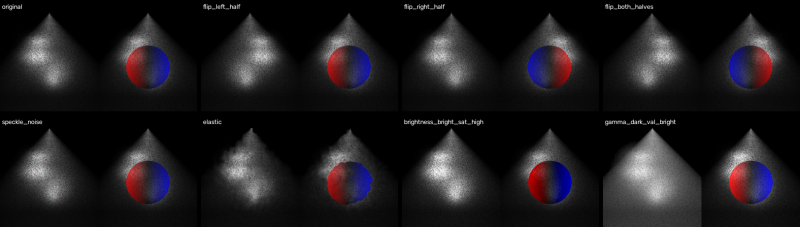
#> input picture examples/doppler.png, 1600 x 453 px (shown at 1/2 size); its folder holds only this picture in this run
$ python -i augmentation.py   (imports and definitions only)
#> lines starting #> are read from the running program, lines starting #| are printed output that depends on the picture
"""
================================================================================
Problème #1 — Augmentation de données : Images ultrasonores
================================================================================

3 catégories d'images :
  - simple      : une seule fenêtre, aucune contrainte.
  - doppler     : deux fenêtres côte à côte de même largeur.
                  Gauche = niveaux de gris | Droite = même image + couleurs Doppler.
  - independent : deux fenêtres côte à côte de même largeur.
                  Gauche et droite = deux vues différentes et indépendantes.

Chaque transformation doit conserver la définition de la catégorie.

structure du code:
  Section 1 : Fonctions génériques       : communes aux 3 catégories
  Section 2 : Fonctions photométriques   : gestion de la luminosité et des couleurs

  Section 3 : Fonctions d'augmentation par catégorie    : appliquer les fonctions de transformations aux images selon les catégories.
  Section 4 : Pipeline principal         : lecture, augmentation, sauvegarde

structure des dossiers attendus:
    dataset/
       simple/
       doppler/
       independent/
================================================================================
"""

import os
import cv2
import numpy as np
from pathlib import Path


# ==============================================================================
# Section 1 : Fonctions génériques
# Transformations applicables à toutes les catégories:
# flip vertical + rotation + zoom in + gaussian noise + speckle noise + salt pepper noise + gaussian blur + sharpen + elastic_deformation
# ==============================================================================

def flip_vertical(image):
    """
    Retourne l'image de haut en bas.
    valide pour les 3 catégories -> Le retournement haut/bas ne touche pas à la séparation gauche/droite (structure doppler préservée).
    """
    return cv2.flip(image, 0) # 0: flip horizontal , 1: vertical , -1: horizontal et vertical.


def rotate(image, angle):
    """
    pivote l'image autour du centre d'un angle donné (°) (< 0 sens horaire, > 0 anti-horaire) .
    Les bords laissés vides par la rotation sont remplis en noir.
    il faut que j'utilise des petits angles (exple: 5°, 10°, 15°), pour ne pas perdre la structure gauche/droit de la catégorie doppler.
    """
    h, w = image.shape[:2] # height & weight: image.shape : (hauteur, largeur) pour le niveaux gris, et (hauteur, largeur, canaux) pour image couleur
    center = (w // 2, h // 2)
    M = cv2.getRotationMatrix2D(center, angle, scale=1.0) # scale 1: ne pas changer la taille de l image après rotation.
    return cv2.warpAffine(image, M, (w, h),
                          borderMode=cv2.BORDER_CONSTANT, borderValue=0) # BORDER_CONSTANT: remplacer les zones vides par un pixel constant. borderValue=0 : couleur noire.


def zoom_in(image, factor=1.2):
    """
    zoom simulé: recadre la zone centrale de l'image : on coupe de façon sym des deux côtés.
    puis en la redimensionnant à la taille d'origine.
    exemple: factor=1.2 -> on garde 1/1.2 ≈ 83% du centre de l'image.
    """
    h, w = image.shape[:2]
    new_h = int(h / factor)
    new_w = int(w / factor)
    top  = (h - new_h) // 2
    left = (w - new_w) // 2
    cropped = image[top : top + new_h, left : left + new_w]
    return cv2.resize(cropped, (w, h), interpolation=cv2.INTER_LINEAR)


def add_gaussian_noise(image, std=15): # exemple std = 15 -> détermine le noveau du bruit (bruit modéré)
    """
    simule le bruit électronique d'un appareil
    bruit gaussien : j ajoute à chaque pixel une valeur aléatoire -> image granuleuse
    tirée d'une distribution normale (moyenne=0, écart-type=std). (std faible: bruit léger, std élevé: bruit fort)
    """
    noise = np.random.normal(0, std, image.shape).astype(np.float32) # donne une image (matrice) du bruit qu'on ajoutera à l'image réelle. .astype(np.float32): conversion en float pour faire l'addition
    noisy = image.astype(np.float32) + noise
    return np.clip(noisy, 0, 255).astype(np.uint8)


def add_speckle_noise(image, intensity=0.05):
    """
    Ajoute du bruit "speckle" (bruit multiplicatif).
    bruit gaussien : ajoute une valeur fixe, le speckle multiplie chaque pixel par un facteur légèrement aléatoire : pixel_sortie = pixel_entrée x (1 + valeur aléatoire)
    """
    noise = np.random.normal(0, intensity, image.shape).astype(np.float32)
    speckled = image.astype(np.float32) * (1.0 + noise)
    return np.clip(speckled, 0, 255).astype(np.uint8)


def add_salt_pepper_noise(image, prob=0.01):
    """
    bruit sel et poivre: certains pixels sont mis à blanc (sel=255) ou à noir (poivre=0) de façon aléatoire.
    prob=0.01 → 1% des pixels sont affectés.
    """
    noisy = image.copy()
    h, w = image.shape[:2]
    salt_mask   = np.random.rand(h, w) < prob
    pepper_mask = np.random.rand(h, w) < prob
    noisy[salt_mask]   = 255
    noisy[pepper_mask] = 0
    return noisy


def gaussian_blur(image, kernel_size=(3, 3)):
    """
    Applique un flou gaussien : chaque pixel est remplacé par la moyenne pondérée de ses voisins (pondération suit la loi normal, chaque pixel a son poid). L'image devient floue.
    exple: kernel_size=(3,3) -> flou léger . ça doit être impair pour avoir un pixel au centre.
    """
    return cv2.GaussianBlur(image, kernel_size, sigmaX=0) # sigmaX = 0 : auto calcul du std a partir du kernel size


def sharpen(image):
    """
    Accentue les contours et les détails de l'image (effet inverse du flou).
    On utilise un filtre de convolution qui renforce les différences entre un pixel et ses voisins.
    """
    kernel = np.array([
        [ 0, -1,  0],
        [-1,  5, -1],
        [ 0, -1,  0]
    ], dtype=np.float32) # filtre appliqué à chaque pixel : nouveau_pixel = 5 × pixel central - voisins (haut, bas, gauche, droite) -> accentue les contours.
    sharpened = cv2.filter2D(image, -1, kernel) # -1 : garder le même type de l'image
    return np.clip(sharpened, 0, 255).astype(np.uint8)


def elastic_deformation(image, alpha=30, sigma=4):
    """
    Déforme l'image de façon élastique.
    alpha : intensité de la déformation (plus grand = plus déformé)
    sigma : douceur de la déformation (plus grand = plus lisse)
    le médecin appuie plus ou moins fort avec la sonde ça déforme légèrement les tissus ..
    """
    h, w = image.shape[:2]
    # On génère deux champs de déplacement aléatoires (un horizontal, un vertical)
    # et on les lisse avec un flou gaussien pour obtenir une déformation douce
    dx = cv2.GaussianBlur( np.random.randn(h, w).astype(np.float32), (0, 0), sigma ) * alpha # np.random.randn(h, w): matrice aléatoire qui suit une loi normal.(0, 0):kernel automatique (dépend de sigma). sigma: controle de lissage
    dy = cv2.GaussianBlur( np.random.randn(h, w).astype(np.float32), (0, 0), sigma ) * alpha # déplacement vertical . alpha: force de la déformation
    # On crée une grille de coordonnées et on lui applique le déplacement
    x_grid, y_grid = np.meshgrid(np.arange(w), np.arange(h)) # np.arange(w): array qui part de 0 à w-1 / x_grid : coord x de chaque pixel.
    map_x = (x_grid + dx).astype(np.float32) # nouvelles positions des pixels
    map_y = (y_grid + dy).astype(np.float32)

    return cv2.remap(image, map_x, map_y,interpolation=cv2.INTER_LINEAR, borderMode=cv2.BORDER_REFLECT) # remap: fonction qui déforme l’image , BORDER_REFLECT : OpenCV réflechit l’image dans les bords


def is_grayscale(image):
    """
    Détecte si une image à 3 canaux est en réalité en niveaux de gris.
    cv2.imread renvoie toujours 3 canaux, même pour un fichier gris :
    on compare donc les canaux entre eux.
    """
    if len(image.shape) == 2:
        return True
    b, g, r = cv2.split(image)
    return np.array_equal(b, g) and np.array_equal(g, r)


# ==============================================================================
# Section 2 — Fonctions photométriques
# Modifications de luminosité, contraste, et couleur.
# ==============================================================================

# [27 lines left out: functions adjust_brightness, adjust_contrast, gamma_correction, not called in this run]


def adjust_hsv(image, s_factor=1.0, v_factor=1.0):
    """
    Modifie la saturation (S) et/ou la luminosité (V) d'une image colorée,
    ne pas toucher à la teinte (H = la couleur elle-même).
    s_factor : facteur pour la saturation  (ex : 0.7 = moins saturé)
    v_factor : facteur pour la luminosité  (ex : 1.3 = plus clair)
    """
    # convertir l'image de BGR (format OpenCV) vers HSV
    hsv = cv2.cvtColor(image, cv2.COLOR_BGR2HSV).astype(np.float32) #en BGR, modifier la luminosité peut changer la couleur. en HSV, je peux modifier la lumière sans casser la couleur

    # modifier S et V
    hsv[:, :, 1] = np.clip(hsv[:, :, 1] * s_factor, 0, 255)  # Saturation  # [h, w, canaux] = [:, :, 1]: canal 1 de HSV qui est S.
    hsv[:, :, 2] = np.clip(hsv[:, :, 2] * v_factor, 0, 255)  # Luminosité

    # reconvertir vers BGR
    return cv2.cvtColor(hsv.astype(np.uint8), cv2.COLOR_HSV2BGR)


# ==============================================================================
# Section 3 : Fonctions d'augmentation par catégorie
# ==============================================================================

def apply_common_transforms(image):
    """
    Applique toutes les transformations communes aux 3 catégories.
    Retourne une liste de tuples : (nom, image_transformée)

    """
    results = []

    # géo
    results.append(("flip_vertical",      flip_vertical(image)))
    results.append(("rotate_m15",         rotate(image, -15)))
    results.append(("rotate_m10",         rotate(image, -10)))
    results.append(("rotate_m5",          rotate(image,  -5)))
    results.append(("rotate_p5",          rotate(image,   5)))
    results.append(("rotate_p10",         rotate(image,  10)))
    results.append(("rotate_p15",         rotate(image,  15)))
    results.append(("zoom_in",            zoom_in(image, factor=1.2))) # 83%

    # bruit
    results.append(("gaussian_noise",     add_gaussian_noise(image, std=15))) # bruit additif
    results.append(("speckle_noise",      add_speckle_noise(image, intensity=0.05))) # bruit multiplicatif
    results.append(("salt_pepper",        add_salt_pepper_noise(image, prob=0.01)))

    # filtre
    results.append(("blur",               gaussian_blur(image, (3, 3))))
    results.append(("sharpen",            sharpen(image))) # image plus accentué

    # déformation
    results.append(("elastic",            elastic_deformation(image)))

    return results


# [13 lines left out: function apply_half_transforms, not called in this run]


def augment_simple(image):
    results = []

    # --- transformations communes ---
    results += apply_common_transforms(image)

    # --- flip horizontal ---
    results.append(("flip_horizontal", cv2.flip(image, 1)))

    # --- Photométrie ---
    is_color = not is_grayscale(image)

    if is_color:
        results.append(("val_dark",    adjust_hsv(image, v_factor=0.7)))
        results.append(("val_bright",  adjust_hsv(image, v_factor=1.3)))
        results.append(("sat_low",     adjust_hsv(image, s_factor=0.6)))
        results.append(("sat_high",    adjust_hsv(image, s_factor=1.4)))
    else:
        results.append(("brightness_dark",   adjust_brightness(image, 0.7)))
        results.append(("brightness_bright", adjust_brightness(image, 1.3)))
        results.append(("contrast_low",      adjust_contrast(image, 0.8)))
        results.append(("contrast_high",     adjust_contrast(image, 1.3)))
        results.append(("gamma_dark",        gamma_correction(image, 2.0)))
        results.append(("gamma_bright",      gamma_correction(image, 0.5)))

    return results


# [226 lines left out: functions augment_doppler, augment_independent, augment_dataset, not called in this run]


# [8 lines not run here, left out]

>>> import cv2
>>> picture = cv2.imread('examples/doppler.png')
#> picture is the input picture: shape (453, 1600, 3); mean B, G, R 29, 26.5, 29
>>> result = augment_simple(picture)
#> in zoom_in, `cropped = image[top : top + new_h, left : left + new_w]`:
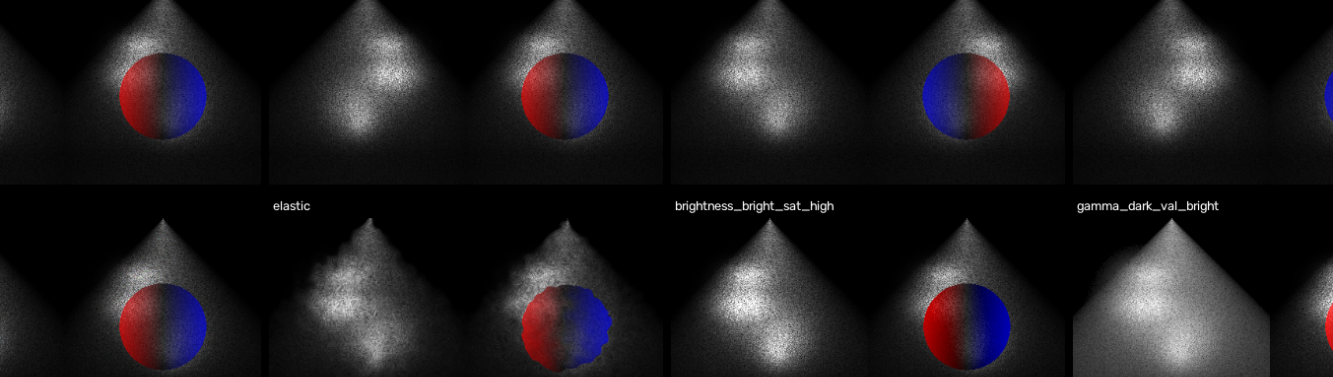
#> cropped: shape (377, 1333, 3); mean B, G, R 31.1, 28.4, 31.1
#> in add_gaussian_noise, `noisy = image.astype(np.float32) + noise`:
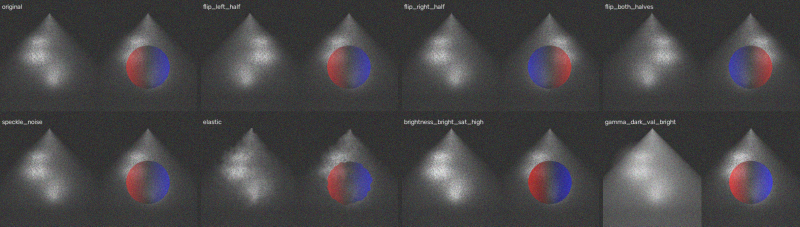
#> noisy: shape (453, 1600, 3) float32 (shown at 1/2 size); mean B, G, R 29, 26.6, 29; drawn with min black and max white
#> in elastic_deformation, `return cv2.remap(image, map_x, map_y,interpolation=cv2.INTER_LINEAR, b..`:
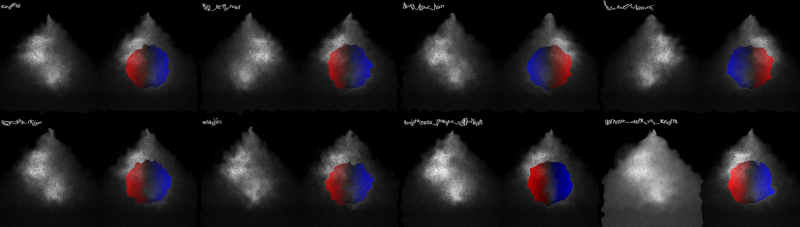
#> returned value: shape (453, 1600, 3) (shown at 1/2 size); mean of channels 0, 1, 2 29, 26.5, 29; drawn as B, G, R
#> in augment_simple, `results += apply_common_transforms(image)`: results = 14 items
#> in is_grayscale, `b, g, r = cv2.split(image)`:
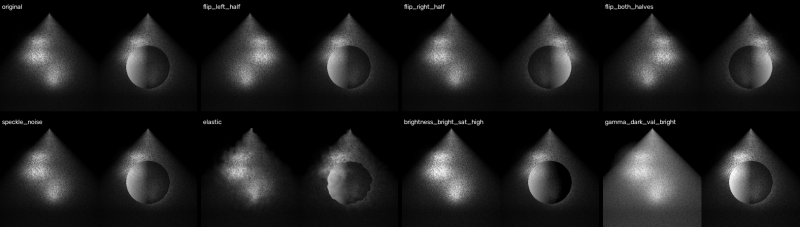
#> r: shape (453, 1600) (shown at 1/2 size); min 0, max 254, mean 29
#> in augment_simple, `is_color = not is_grayscale(image)`: is_color = True
#> call 3 of adjust_hsv, with s_factor = 0.6, v_factor = 1
#> in adjust_hsv (call 3), `hsv[:, :, 1] = np.clip(hsv[:, :, 1] * s_factor, 0, 255)`:
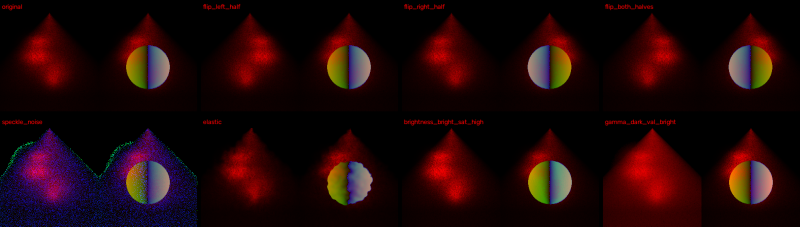
#> hsv: shape (453, 1600, 3) float32 (shown at 1/2 size); mean B, G, R 8.6, 7, 31.5
#> call 4 of adjust_hsv, with s_factor = 1.4, v_factor = 1
#> in adjust_hsv (call 4), `hsv[:, :, 1] = np.clip(hsv[:, :, 1] * s_factor, 0, 255)`:
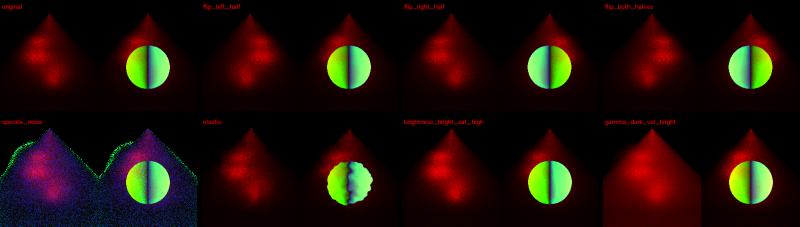
#> hsv: shape (453, 1600, 3) float32 (shown at 1/2 size); mean B, G, R 8.6, 15, 31.5
#> in adjust_hsv (call 4), `return cv2.cvtColor(hsv.astype(np.uint8), cv2.COLOR_HSV2BGR)`:
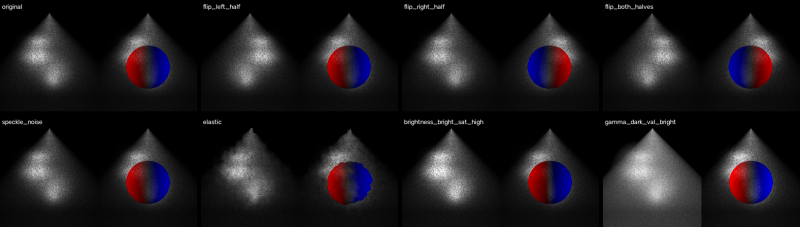
#> returned value: shape (453, 1600, 3) (shown at 1/2 size); mean B, G, R 28.3, 25.2, 28.3
#> result = 19 items

$ run again, on examples/independent.png
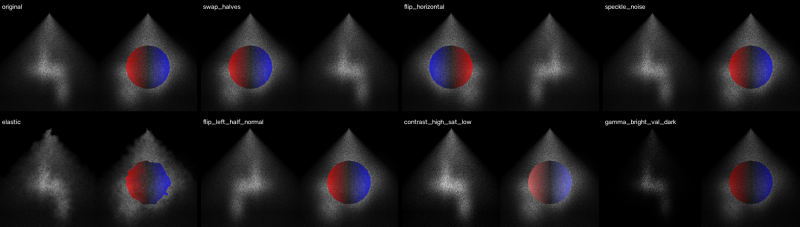
#> input picture examples/independent.png, 1600 x 453 px (shown at 1/2 size)
#> picture is the input picture: shape (453, 1600, 3); mean B, G, R 24.7, 22.6, 24.7
#> results = 14 items
#> is_color = True
#> in adjust_hsv (call 4), `hsv[:, :, 1] = np.clip(hsv[:, :, 1] * s_factor, 0, 255)`:
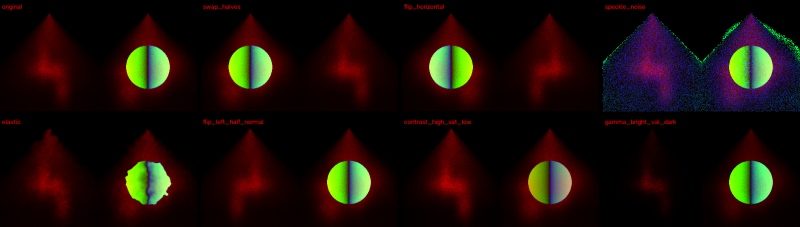
#> hsv: shape (453, 1600, 3) float32 (shown at 1/2 size); mean B, G, R 8.8, 13.8, 26.8
#> in adjust_hsv (call 4), `return cv2.cvtColor(hsv.astype(np.uint8), cv2.COLOR_HSV2BGR)`:
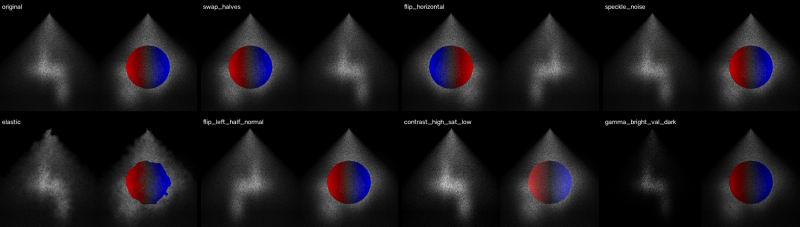
#> returned value: shape (453, 1600, 3) (shown at 1/2 size); mean B, G, R 24, 21.1, 23.9
#> result = 19 items

$ run again, on examples/simple.png
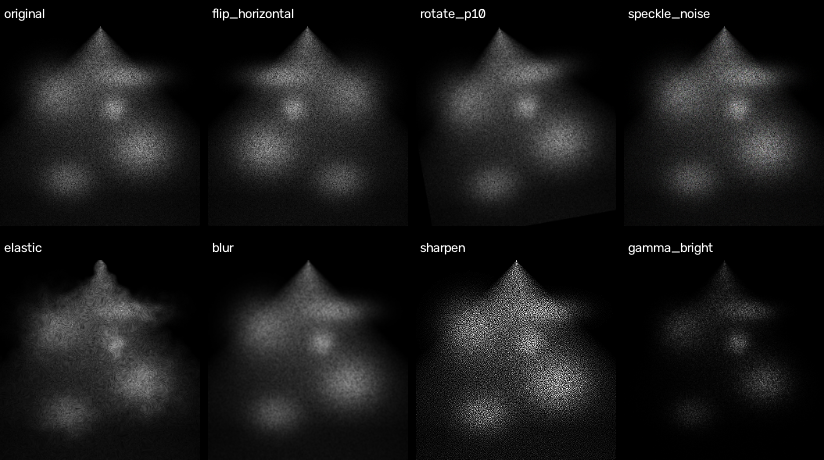
#> input picture examples/simple.png, 824 x 460 px
#> picture is the input picture: shape (460, 824, 3); mean B, G, R 24.9, 24.9, 24.9
#> in add_gaussian_noise, `noisy = image.astype(np.float32) + noise`:
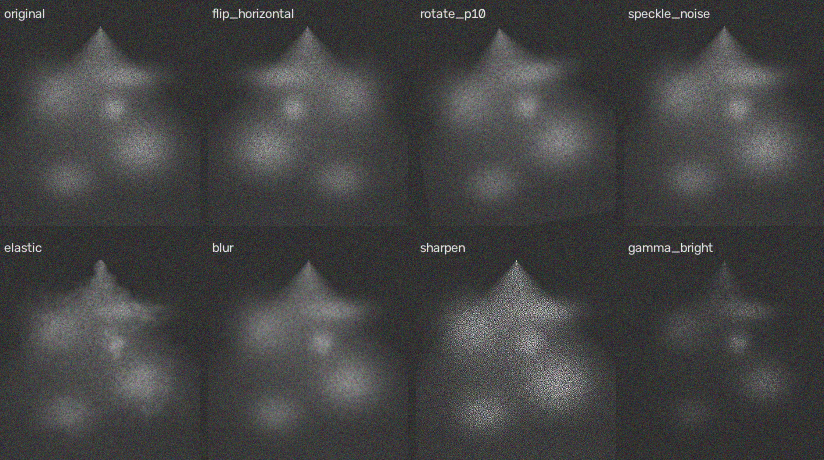
#> noisy: shape (460, 824, 3) float32; mean B, G, R 24.9, 24.9, 24.9; drawn with min black and max white
#> results = 14 items
#> is_color = True
#> in adjust_hsv (call 4), `hsv[:, :, 1] = np.clip(hsv[:, :, 1] * s_factor, 0, 255)`:
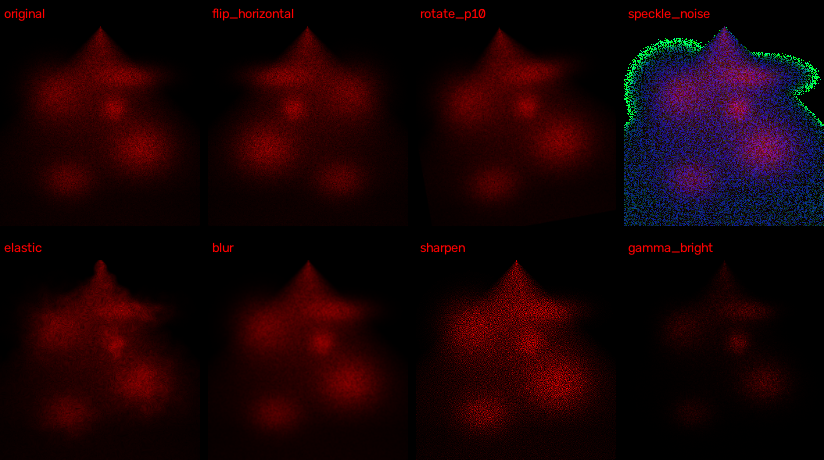
#> hsv: shape (460, 824, 3) float32; mean B, G, R 6.2, 2.6, 25
#> result = 19 items
